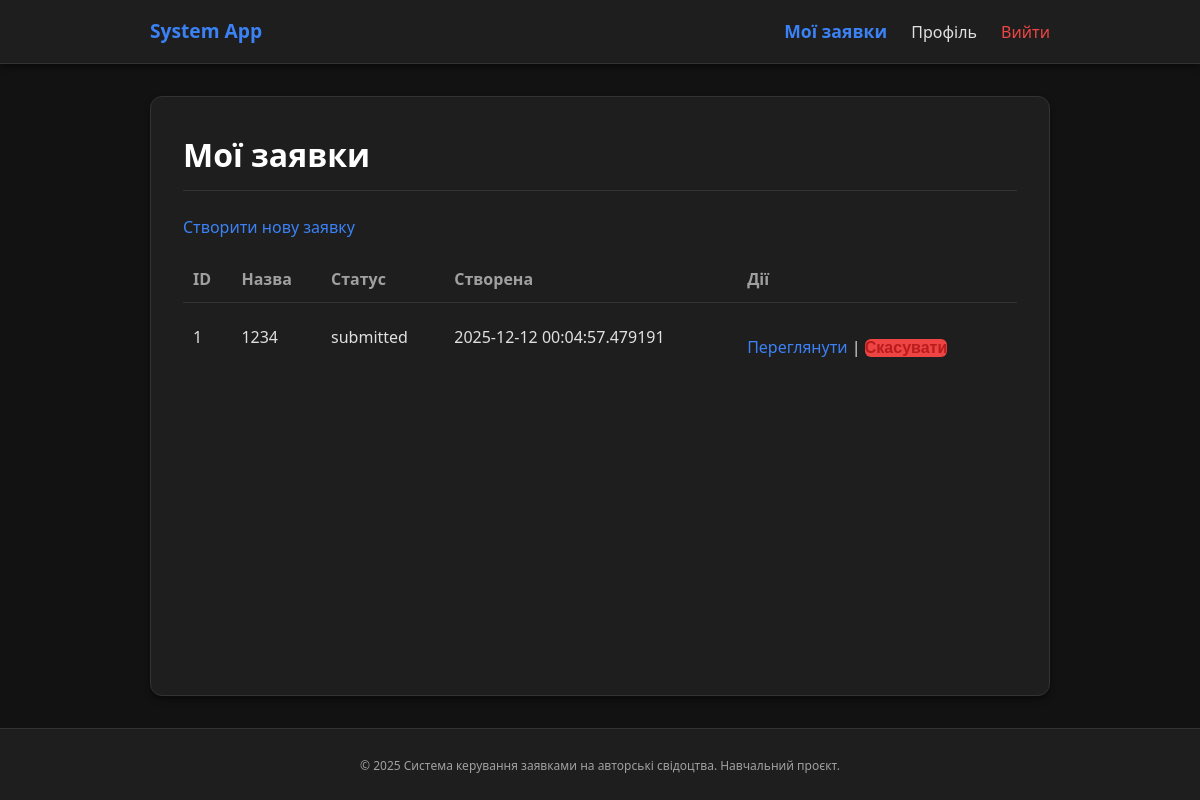
The app's page /applications (signed in) with its own data.
### models.py (models this page shows)
class Application(db.Model):
    id = db.Column(db.Integer, primary_key=True)
    title = db.Column(db.String(255), nullable=False)
    short_description = db.Column(db.Text, nullable=False)
    status = db.Column(db.String(50), nullable=False, default="draft")
    expert_comment = db.Column(db.Text, nullable=True)
    created_at = db.Column(db.DateTime, default=datetime.utcnow)
    updated_at = db.Column(
        db.DateTime, default=datetime.utcnow, onupdate=datetime.utcnow
    )
    owner_id = db.Column(db.Integer, db.ForeignKey("user.id"), nullable=False)
    owner = db.relationship("User", backref="applications")

### application_routes.py (the view)
    @app.route("/applications")
    @login_required
    def my_applications():
        apps = (
            Application.query
            .filter_by(owner_id=g.user.id)
            .order_by(Application.created_at.desc())
            .all()
        )
        return render_template("applications_list.html", applications=apps)

### app.py (called while the page is built)
@app.before_request
def load_logged_in_user():
    g.user = get_current_user()

### helpers.py (called while the page is built)
def get_current_user():
    user_id = session.get("user_id")
    if not user_id:
        return None
    return User.query.get(user_id)

def login_required(view_func):
    @wraps(view_func)
    def wrapped_view(**kwargs):
        if g.user is None:
            flash("Будь ласка, увійдіть у систему.", "warning")
            return redirect(url_for("login", next=request.path))
        return view_func(**kwargs)
    return wrapped_view

### templates/applications_list.html (shortened to what this page needs)
{% extends "base.html" %}
{% block content %}
<h1>Мої заявки</h1>
<p>
    <a href="{{ url_for('create_application') }}">Створити нову заявку</a>
</p>
{% if applications %}
    <table border="0" cellpadding="6" cellspacing="0" style="width: 100%;">
        <thead>
            <tr>
                <th align="left">ID</th>
                <th align="left">Назва</th>
                <th align="left">Статус</th>
                <th align="left">Створена</th>
                <th align="left">Дії</th>
            </tr>
        </thead>
        <tbody>
        {% for app in applications %}
            <tr style="border-top: 1px solid #e5e7eb;">
                <td>{{ app.id }}</td>
                <td>{{ app.title }}</td>
                <td>{{ app.status }}</td>
                <td>{{ app.created_at }}</td>
                <td>
                    <a href="{{ url_for('view_application', application_id=app.id) }}">Переглянути</a>
                    {% if app.status in ("draft", "needs_changes") %}
                        | <a href="{{ url_for('edit_application', application_id=app.id) }}">Редагувати</a>
                        | <form action="{{ url_for('submit_application', application_id=app.id) }}"
                                method="post" style="display:inline;">
                            <button type="submit" style="background:none;border:none;color:#2563eb;cursor:pointer;padding:0;">
                                Подати
                            </button>
                        </form>
                    {% elif app.status == "submitted" %}
                        | <form action="{{ url_for('cancel_application', application_id=app.id) }}"
                                method="post" style="display:inline;">
                            <button type="submit" style="background:none;border:none;color:#b91c1c;cursor:pointer;padding:0;">
                                Скасувати
                            </button>
                        </form>
                    {% endif %}
                </td>
            </tr>
        {% endfor %}
        </tbody>
    </table>
{% else %}
    <p>У вас ще немає жодної заявки.</p>
{% endif %}
{% endblock %}

### static/style.css (style rules this page uses)
:root { --bg-body: #121212; --bg-card: #1e1e1e; --bg-input: #2d2d2d; --text-main: #e0e0e0; --text-muted: #a0a0a0; --primary: #3b82f6; --primary-hover: #2563eb; --danger: #ef4444; --danger-hover: #dc2626; --border: #333333; --shadow: 0 4px 6px -1px rgba(0, 0, 0, 0.5); }
* { box-sizing: border-box; }
body { font-family: 'Segoe UI', system-ui, sans-serif; margin: 0; background: var(--bg-body); color: var(--text-main); display: flex; flex-direction: column; min-height: 100vh; line-height: 1.6; }
h1, h2, h3 { color: #fff; margin-top: 0; }
h1 { margin-bottom: 1.5rem; border-bottom: 1px solid var(--border); padding-bottom: 10px; }
a { color: var(--primary); text-decoration: none; }
form { margin-top: 1rem; }
button { margin-top: 1.5rem; padding: 10px 20px; border-radius: 6px; border: none; background: var(--primary); color: #fff; font-size: 1rem; font-weight: 600; cursor: pointer; transition: background 0.2s; display: inline-block; }
button[style*="b91c1c"] { background: var(--danger) !important; }
table { width: 100%; border-collapse: collapse; margin-top: 1rem; }
th { text-align: left; color: var(--text-muted); border-bottom: 1px solid var(--border); padding: 10px; }
td { border-bottom: 1px solid var(--border); padding: 12px 10px; }
tr:last-child td { border-bottom: none; }

### records on screen
Application: id "1", title "1234", status "submitted", created_at "2025-12-12 00:04:57.479191"
